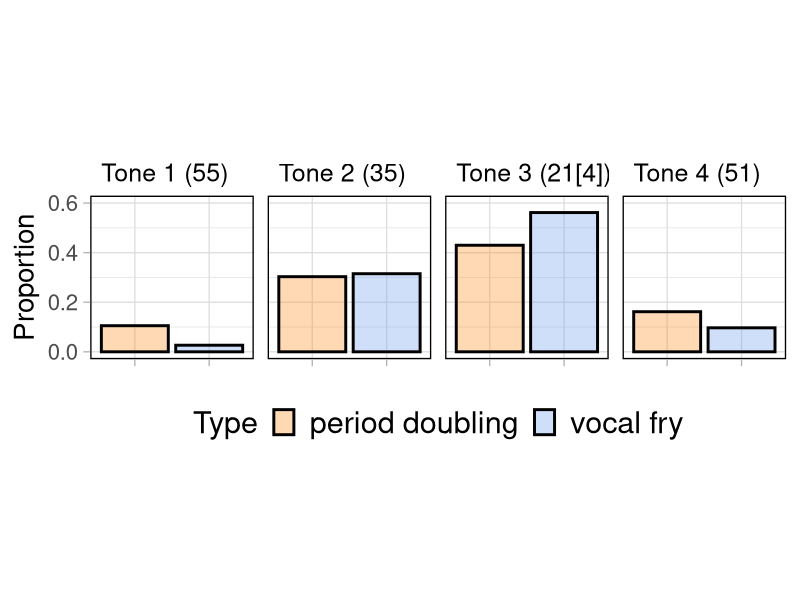
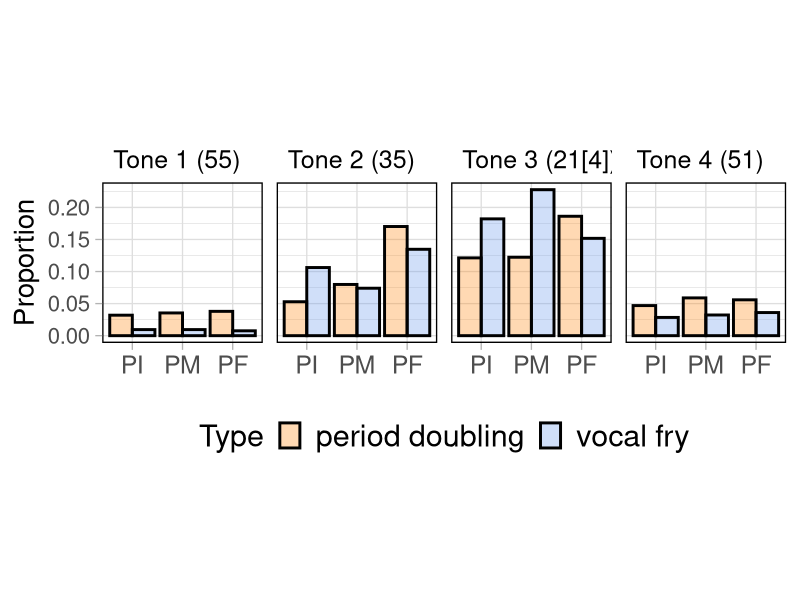
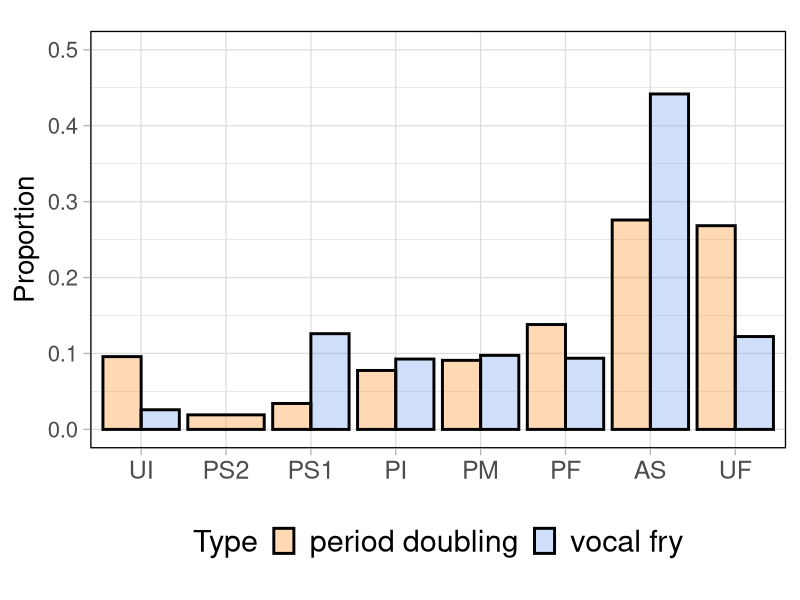
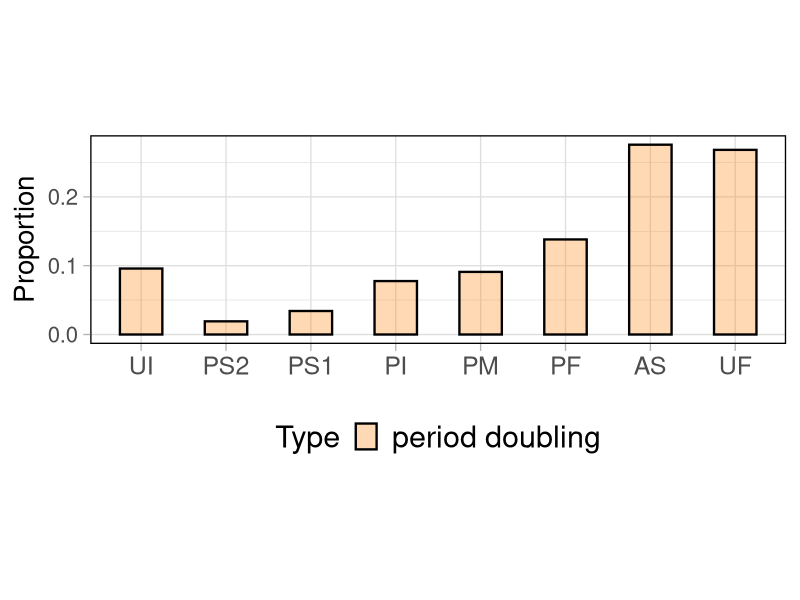
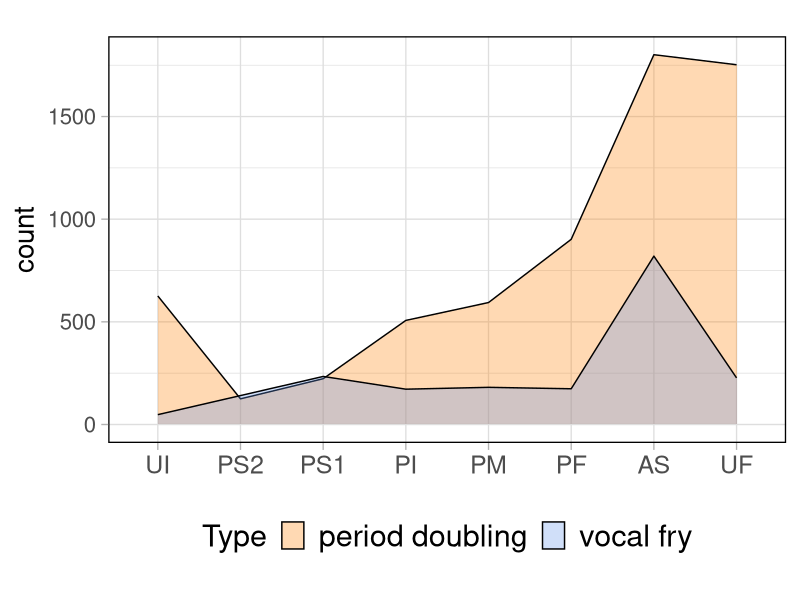
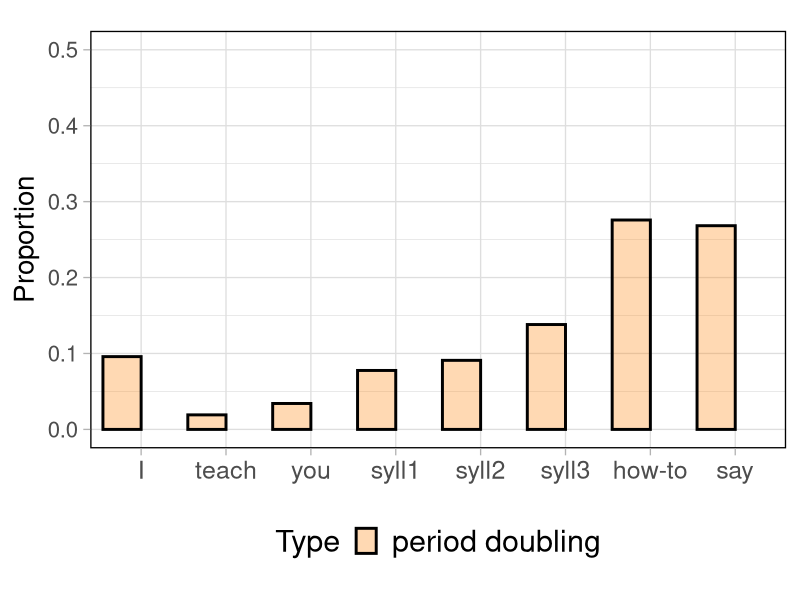
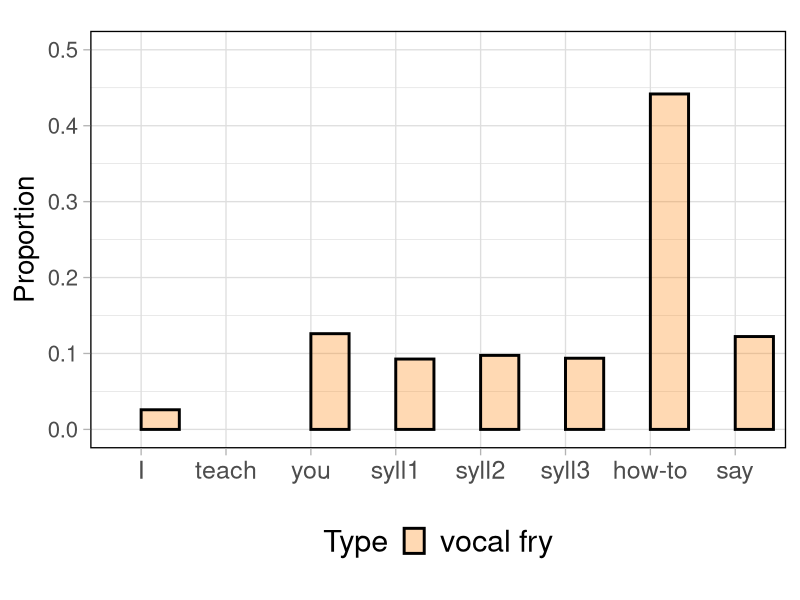

Write the R code that produced these figures, in order.
## ---- chunk 1
knitr::opts_chunk$set(echo = TRUE)
library(tidyverse)
library(lme4)
library(lmerTest)


## ---- chunk 2

pros <- read_csv("data1.csv")

# filter out derived neutral tone in sentence-medial stimuli
pros <- pros[!(pros$Tone=='0'&pros$Phrase%in%c('PM','PI','PF')),]

pros <- pros %>% mutate(id = str_sub(Filename,start=5,end=6),
               gender = ifelse(str_sub(Filename,start=3,end=3)=="0",'Women','Men'))

pros$ind <- paste0(ifelse(pros$gender=='Women','f','m'),pros$id)

pros$group[pros$Phrase%in%c('PM','PI','PF')] <- 'Medial'
pros$group[pros$Phrase%in%c('UI','PS1','PS2')] <- 'Initial'
pros$group[pros$Phrase%in%c('AS2','AS1','UF','AS')] <- 'Final'

pros$Phrase[pros$Phrase%in%c('AS2','AS1','AS')] <- 'AS'

pros$Phrase <- factor(pros$Phrase,
                      levels = c('UI','PS2','PS1','PI','PM','PF','AS','UF'))

pros$Type[pros$Type=='pd'] = 'period doubling'
pros$Type[pros$Type=='fry'] <- 'vocal fry'

pros$group <- factor(pros$group, levels = c("Initial", "Medial", "Final"))

pros_style <- list(
  scale_color_manual(values = c('darkorange1','cornflowerblue','azure4')),#BBBBBB
  scale_fill_manual(values = c('darkorange1','cornflowerblue','azure4')),#009988
  theme_light(base_size = 20),
  theme(
    aspect.ratio     = .75,
    legend.text = element_text(size = 22),
    strip.background = element_blank(),
    strip.text       = element_text(color = "black",size=18, hjust = 0),
    strip.placement = 'inside',
    panel.border     = element_rect(color = "black", fill = NA),
    legend.position = "bottom",
    legend.title = element_text(size=22),
    axis.title.x = element_blank(),
    axis.text.x = element_text(size=18)
  )
)
## ---- chunk 3

tone.by.ph <- pros %>% filter(Phrase%in%c('PI','PM','PF'))%>%
  group_by(Type,Phrase,Tone,ind)%>%summarise(count=n())

tone.by.ph$Tone <- factor(tone.by.ph$Tone, levels = c("1", "2", "3",'4'), 
                    labels = c("T1", "T2", "T3",'T4'))

tone.by.ph$Type <- factor(tone.by.ph$Type, levels = c( "period doubling", "vocal fry"))

tm.pd <- glmer(count~Type*(Tone+Phrase)+Tone:Phrase+(1|ind)+(1|ind:Tone)+(1|ind:Type)+(1|ind:Phrase)
               ,data=tone.by.ph,family = 'poisson',
               control=lmerControl(optimizer="bobyqa"))
drop1(tm.pd,test='Chisq',trace = T)
summary(tm.pd)

#control=lmerControl(optimizer="nloptwrap", optCtrl=list(xtol_abs=1e-8, ftol_abs=1e-8)))

tm.pd2 <- glmer(count~Type*Tone*Phrase+(1|ind)+(1|ind:Tone)+(1|ind:Type)+(1|ind:Phrase)
               ,data=tone.by.ph,family = 'poisson',
               control=lmerControl(optimizer="bobyqa"))
summary(tm.pd2)
drop1(tm.pd2,test='Chisq',trace = T)
anova(tm.pd,tm.pd2)

# tm.pd3 <- glmer(count~Type*Tone*Phrase+(1|ind)+(Tone|ind)+(Type|ind)+(Phrase|ind)
#                ,data=tone.by.ph,family = 'poisson',
#                control=lmerControl(optimizer="bobyqa"))
# summary(tm.pd3)
# tm.pd4 <- glmer(count~Type*(Tone+Phrase)+Tone:Phrase+(1|ind)+(Tone|ind)+(Type|ind)+(Phrase|ind)
#                ,data=tone.by.ph,family = 'poisson',
#                control=lmerControl(optimizer="bobyqa"))
# summary(tm.pd4)

#tm.pd2@optinfo$conv$lme4
#with(tm.pd@optinfo$derivs,max(abs(solve(Hessian,gradient)))<2e-3)
#tm.pd@optinfo$derivs %>% with(. , solve(Hessian, gradient))  %>% abs() %>% max()

tm <- glmer(count~Tone+Phrase+Type+(1|ind)+(1|ind:Tone)+(1|ind:Type)+(1|ind:Phrase),
             data=tone.by.ph,family = 'poisson',
               control=lmerControl(optimizer="bobyqa"))
drop1(tm,test='Chisq', trace=T)

summary(tm.pd)


# refit the model for vocal fry as default

tone.by.ph$Type <- factor(tone.by.ph$Type, levels = c( "vocal fry", "period doubling"))

tm.vf <- glmer(count~Type*(Tone+Phrase)+Tone:Phrase+(1|ind)+(1|ind:Tone)+(1|ind:Type)+(1|ind:Phrase)
               ,data=tone.by.ph,family = 'poisson',
               control=lmerControl(optimizer="bobyqa"))

summary(tm.vf)

tm.vf2 <- glmer(count~Type*Tone*Phrase+(1|ind)+(1|ind:Tone)+(1|ind:Type)+(1|ind:Phrase)
               ,data=tone.by.ph,family = 'poisson',
               control=lmerControl(optimizer="bobyqa"))
summary(tm.vf2)
drop1(tm.vf2,test='Chisq',trace = T)
anova(tm.vf,tm.vf2)



## ---- chunk 4
pros.tone.ph <- pros %>%filter(group=='Medial')%>%group_by(Type)%>%
  mutate(type.n = n())%>%
  filter(group=='Medial')%>%group_by(Type,Tone,Phrase)%>%
  mutate(ph.n = n())%>%group_by(Type,Tone,Phrase)%>%
  summarize(Proportion=ph.n/type.n)%>%unique()

pros.tone.ph$Tone <- factor(pros.tone.ph$Tone, levels = c("1", "2", "3",'4'), 
                    labels = c("Tone 1 (55)", "Tone 2 (35)", "Tone 3 (21[4])",'Tone 4 (51)'))

pros.tone <- pros %>% filter(group=='Medial')
pros.tone$Tone <- factor(pros.tone$Tone, levels = c("1", "2", "3",'4'), 
                    labels = c("Tone 1 (55)", "Tone 2 (35)", "Tone 3 (21[4])",'Tone 4 (51)'))


pros.tone%>%group_by(Type,Tone)%>%
  summarize(n = n())%>%
  mutate(Proportion=prop.table(n))%>%ggplot()+
  geom_histogram(aes(x=Type,y=Proportion,fill=Type,group=Type),size = 1,
           stat = 'identity', position = position_dodge(),
                 alpha=.3,color='black')+ #alpha=0
  facet_grid(~Tone)+pros_style+theme(axis.text.x = element_blank(),aspect.ratio = 1)+ylim(c(0, 0.6))


pros.tone.ph %>% ggplot()+
  geom_bar(aes(x=Phrase,y=Proportion,fill=Type,group=Type),size = 1,
           stat = 'identity', position = position_dodge(),
                 alpha=.3,color='black')+ #alpha=0
  facet_grid(~Tone)+pros_style+theme(aspect.ratio = 1)

## ---- chunk 5

by.ph <- pros%>%group_by(Type,Phrase,Tone,ind)%>%summarise(count=n())

by.ph$Tone <- factor(by.ph$Tone, levels = c("1", "2", "3",'4','0'), 
                    labels = c("T1", "T2", "T3",'T4','T0'))

by.ph$Type <- factor(by.ph$Type, levels = c( "period doubling", "vocal fry"))

pm.pd <- glmer(count~Tone+Type*Phrase+(1|ind)+(1|ind:Tone)+(1|ind:Phrase)+(1|ind:Type),data=by.ph,family = 'poisson',
               control=lmerControl(optimizer="bobyqa"))

with(pm.pd@optinfo$derivs,max(abs(solve(Hessian,gradient)))<2e-3)

drop1(pm.pd,test='Chisq',trace = T)

pm <- glmer(count~Tone+Type+Phrase+(1|ind)+(1|ind:Tone)+(1|ind:Phrase)+(1|ind:Type),data=by.ph,family = 'poisson')
drop1(pm,test='Chisq',trace = T)

summary(pm.pd)

# refit the model for vocal fry as default
by.ph$Type <- factor(by.ph$Type, levels = c( "vocal fry", "period doubling"))

pm.vf <- glmer(count~Tone+Type*Phrase+(1|ind)+(1|ind:Tone)+(1|ind:Phrase)+(1|ind:Type),data=by.ph,family = 'poisson',
               control=lmerControl(optimizer="bobyqa"))

summary(pm.vf)


## ---- chunk 6

pros %>%filter()%>%group_by(Type,Phrase)%>%
  summarize(n = n())%>%
  mutate(Proportion=prop.table(n)) %>% ggplot()+
  geom_bar(aes(x=Phrase,y=Proportion,group=Type,fill=Type),stat = 'identity',alpha=0.3,
           color='black',
                 size=1,
                 position = position_dodge())+
  pros_style+theme(aspect.ratio = .6)+ylim(c(0, 0.5))

pros %>%filter(Type=='period doubling')%>%group_by(Type,Phrase)%>%
    summarize(n = n())%>%
    mutate(Proportion=prop.table(n)) %>% ggplot()+
    geom_bar(aes(x=Phrase,y=Proportion,group=Type,fill=Type),stat = 'identity',alpha=.3,
             color='black',
             size=.8, width=.5,
             position = position_dodge())+pros_style+theme(aspect.ratio = .3)

pros %>%#group_by(Type,Phrase)%>%
  #summarize(n = n())%>%
  #mutate(Proportion=prop.table(n)) %>%
  ggplot()+
  geom_density(aes(x=Phrase,group=Type,fill=Type),stat = 'count',alpha=0.3,
           color='black')+
  pros_style+theme(aspect.ratio = .6)

## ---- chunk 7
pros$Phrase <- as.character(pros$Phrase)

pros$Phrase[pros$Phrase=='PM'] = 'syll2'
pros$Phrase[pros$Phrase=='PI'] = 'syll1'
pros$Phrase[pros$Phrase=='PF'] = 'syll3'
pros$Phrase[pros$Phrase=='UI'] = 'I'
pros$Phrase[pros$Phrase=='PS2'] = 'teach'
pros$Phrase[pros$Phrase=='PS1'] = 'you'
pros$Phrase[pros$Phrase=='AS'] = 'how-to'
pros$Phrase[pros$Phrase=='UF'] = 'say'

pros$Phrase <- factor(pros$Phrase,
                      levels = c('I','teach','you','syll1','syll2','syll3','how-to','say'))


pros %>%filter(Type=='period doubling')%>%group_by(Type,Phrase)%>%
  summarize(n = n())%>%
  mutate(Proportion=prop.table(n)) %>% ggplot()+
  geom_bar(aes(x=Phrase,y=Proportion,group=Type,fill=Type),stat = 'identity',alpha=0.3,
           color='black',
                 size=1, width=.45, just=1,
                 position = position_dodge())+
  pros_style+theme(aspect.ratio = .6)+ylim(c(0, 0.5))

pros %>% group_by(Type,Phrase)%>%
  summarize(n = n())%>%
  mutate(Proportion=prop.table(n)) %>% filter(Type=='vocal fry') %>% ggplot()+
  geom_bar(aes(x=Phrase,y=Proportion,group=Type,fill=Type),stat = 'identity',alpha=0.3,
           color='black',
           size=1,
           width=0.45,just=0,
           position = position_dodge())+  scale_fill_discrete(drop=FALSE) +
  scale_x_discrete(drop=FALSE)+
  pros_style+theme(aspect.ratio = .6)+ylim(c(0, 0.5))
